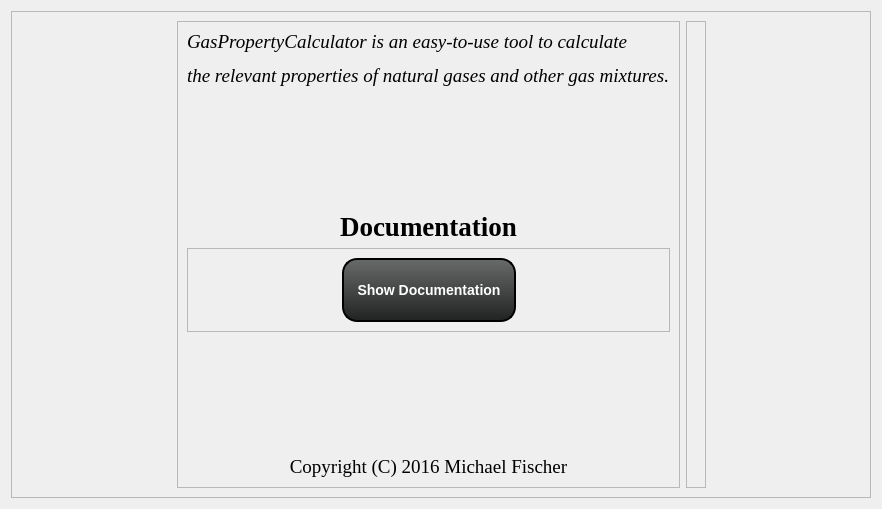
      <widget class="QWidget" name="pageInfo">
       <layout class="QVBoxLayout" name="verticalLayout_6">
        <item>
         <widget class="QFrame" name="frame_10">
          <property name="styleSheet">
           <string notr="true"/>
          </property>
          <property name="frameShape">
           <enum>QFrame::StyledPanel</enum>
          </property>
          <property name="frameShadow">
           <enum>QFrame::Raised</enum>
          </property>
          <layout class="QHBoxLayout" name="horizontalLayout_37">
           <item>
            <spacer name="horizontalSpacer_2">
             <property name="orientation">
              <enum>Qt::Horizontal</enum>
             </property>
             <property name="sizeHint" stdset="0">
              <size>
               <width>156</width>
               <height>20</height>
              </size>
             </property>
            </spacer>
           </item>
           <item>
            <widget class="QFrame" name="frame_3">
             <property name="frameShape">
              <enum>QFrame::StyledPanel</enum>
             </property>
             <property name="frameShadow">
              <enum>QFrame::Raised</enum>
             </property>
             <layout class="QVBoxLayout" name="verticalLayout_7">
              <item>
               <widget class="QLabel" name="label_26">
                <property name="font">
                 <font>
                  <family>Times New Roman</family>
                 </font>
                </property>
                <property name="text">
                 <string>&lt;html&gt;&lt;head/&gt;&lt;body&gt;&lt;p&gt;&lt;span style=&quot; font-size:14pt; font-style:italic;&quot;&gt;GasPropertyCalculator is an easy-to-use tool to calculate &lt;/span&gt;&lt;/p&gt;&lt;p&gt;&lt;span style=&quot; font-size:14pt; font-style:italic;&quot;&gt;the relevant properties of natural gases and other gas mixtures.&lt;/span&gt;&lt;/p&gt;&lt;/body&gt;&lt;/html&gt;</string>
                </property>
               </widget>
              </item>
              <item>
               <spacer name="verticalSpacer_4">
                <property name="orientation">
                 <enum>Qt::Vertical</enum>
                </property>
                <property name="sizeHint" stdset="0">
                 <size>
                  <width>20</width>
                  <height>118</height>
                 </size>
                </property>
               </spacer>
              </item>
              <item>
               <widget class="QLabel" name="label_27">
                <property name="font">
                 <font>
                  <family>Times New Roman</family>
                 </font>
                </property>
                <property name="text">
                 <string>&lt;html&gt;&lt;head/&gt;&lt;body&gt;&lt;p&gt;&lt;span style=&quot; font-size:20pt; font-weight:600;&quot;&gt;Documentation&lt;/span&gt;&lt;/p&gt;&lt;/body&gt;&lt;/html&gt;</string>
                </property>
                <property name="alignment">
                 <set>Qt::AlignCenter</set>
                </property>
               </widget>
              </item>
              <item>
               <widget class="QFrame" name="frame_5">
                <property name="frameShape">
                 <enum>QFrame::StyledPanel</enum>
                </property>
                <property name="frameShadow">
                 <enum>QFrame::Raised</enum>
                </property>
                <layout class="QHBoxLayout" name="horizontalLayout_38">
                 <item>
                  <spacer name="horizontalSpacer_18">
                   <property name="orientation">
                    <enum>Qt::Horizontal</enum>
                   </property>
                   <property name="sizeHint" stdset="0">
                    <size>
                     <width>134</width>
                     <height>20</height>
                    </size>
                   </property>
                  </spacer>
                 </item>
                 <item>
                  <widget class="QPushButton" name="pushButtonDocu">
                   <property name="minimumSize">
                    <size>
                     <width>174</width>
                     <height>64</height>
                    </size>
                   </property>
                   <property name="maximumSize">
                    <size>
                     <width>170</width>
                     <height>16777215</height>
                    </size>
                   </property>
                   <property name="font">
                    <font>
                     <pointsize>-1</pointsize>
                     <weight>75</weight>
                     <bold>true</bold>
                    </font>
                   </property>
                   <property name="styleSheet">
                    <string notr="true">QPushButton{
	border: 2px solid black;
	border-radius: 15px;
    background: QLinearGradient(x1: 0, y1: 0, x2: 0, y2: 1, stop: 0 #696a6a, stop: 1 #212222);
	font-weight: bold; 
	font-size: 14px;
	color: white;
	min-width: 170px;
	min-height: 60px;
}

QPushButton:hover{
	background: QLinearGradient(x1: 0, y1: 0, x2: 0, y2: 1, stop: 0 #03cb08, stop: 1 #015803);
}

QPushButton:pressed{	
	background: QLinearGradient(x1: 0, y1: 0, x2: 0, y2: 1, stop: 0 #20ff25, stop: 1 #10a613);
}</string>
                   </property>
                   <property name="text">
                    <string>   Show Documentation   </string>
                   </property>
                   <property name="checkable">
                    <bool>false</bool>
                   </property>
                   <property name="checked">
                    <bool>false</bool>
                   </property>
                   <property name="default">
                    <bool>false</bool>
                   </property>
                  </widget>
                 </item>
                 <item>
                  <spacer name="horizontalSpacer_20">
                   <property name="orientation">
                    <enum>Qt::Horizontal</enum>
                   </property>
                   <property name="sizeHint" stdset="0">
                    <size>
                     <width>134</width>
                     <height>20</height>
                    </size>
                   </property>
                  </spacer>
                 </item>
                </layout>
               </widget>
              </item>
              <item>
               <spacer name="verticalSpacer_3">
                <property name="orientation">
                 <enum>Qt::Vertical</enum>
                </property>
                <property name="sizeHint" stdset="0">
                 <size>
                  <width>20</width>
                  <height>118</height>
                 </size>
                </property>
               </spacer>
              </item>
              <item>
               <widget class="QLabel" name="label_11">
                <property name="font">
                 <font>
                  <family>Times New Roman</family>
                 </font>
                </property>
                <property name="styleSheet">
                 <string notr="true"/>
                </property>
                <property name="text">
                 <string>&lt;html&gt;&lt;head/&gt;&lt;body&gt;&lt;p&gt;&lt;span style=&quot; font-size:14pt;&quot;&gt;Copyright (C) 2016 Michael Fischer&lt;/span&gt;&lt;/p&gt;&lt;/body&gt;&lt;/html&gt;</string>
                </property>
                <property name="alignment">
                 <set>Qt::AlignCenter</set>
                </property>
               </widget>
              </item>
             </layout>
             <zorder>frame_5</zorder>
             <zorder>label_11</zorder>
             <zorder>label_27</zorder>
             <zorder>label_26</zorder>
             <zorder>verticalSpacer_3</zorder>
             <zorder>verticalSpacer_4</zorder>
            </widget>
           </item>
           <item>
            <widget class="QFrame" name="frame_11">
             <property name="styleSheet">
              <string notr="true"/>
             </property>
             <property name="frameShape">
              <enum>QFrame::StyledPanel</enum>
             </property>
             <property name="frameShadow">
              <enum>QFrame::Raised</enum>
             </property>
             <layout class="QHBoxLayout" name="horizontalLayout_16"/>
            </widget>
           </item>
           <item>
            <spacer name="horizontalSpacer_17">
             <property name="orientation">
              <enum>Qt::Horizontal</enum>
             </property>
             <property name="sizeHint" stdset="0">
              <size>
               <width>155</width>
               <height>20</height>
              </size>
             </property>
            </spacer>
           </item>
          </layout>
          <zorder>frame_3</zorder>
          <zorder>frame_11</zorder>
          <zorder>horizontalSpacer_2</zorder>
          <zorder>horizontalSpacer_17</zorder>
         </widget>
        </item>
       </layout>
      </widget>
